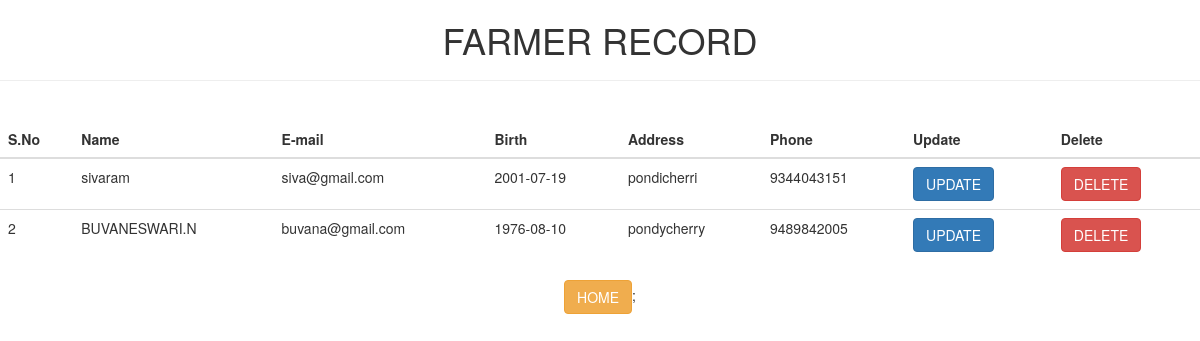
Before: /view with the older database file.
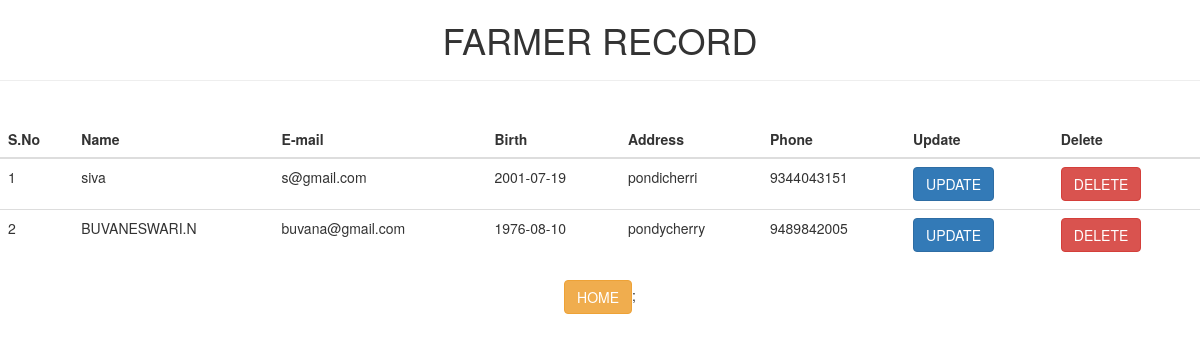
After: the same page with the newer database file.
### tables this page shows
CREATE TABLE customers (pid integer primary key,name text,
            email varchar(20),birth date,address text,phone integer);

### web.py (the view)
@app.route('/view')
def view():
    con=sqlite3.connect('data2.db')
    con.row_factory=sqlite3.Row
    cur=con.cursor()
    cur.execute("select  * from customers")
    data=cur.fetchall()
    con.close()
    return render_template('view.html',data=data)

### templates/view.html (shortened to what this page needs)
<!DOCTYPE html>
<html lang="en">
<head>
 <link rel="stylesheet" href="https://maxcdn.bootstrapcdn.com/bootstrap/3.4.1/css/bootstrap.min.css">
</head>
<body>
    <div class="main">
       <center> <h1>FARMER RECORD<hr></h1></center>
        <div align="center"class="table">
            <br>
       <table class="table table-border" >
        <thead>
            <tr>
                <th>S.No</th>
                <th>Name</th>
                <th>E-mail</th>
                <th>Birth</th>
                <th>Address</th>
                <th>Phone</th>
                <th>Update</th>
                <th>Delete</th>
            </tr>
        </thead>
       <tbody>
        {% for res in data %}
        {%set i=loop.index %}
        <tr>
            <td>{{i}}</td>
            <td>{{res["name"]}}</td>
            <td>{{res["email"]}}</td>
            <td>{{res["birth"]}}</td>
            <td>{{res["address"]}}</td>
            <td>{{res["phone"]}}</td>
            <td><a href=" {{url_for('update',id=res['pid'])}}"class="btn btn-primary">UPDATE</a></td>
            <td><a href=" {{url_for('delete',id=res['pid'])}}"class="btn btn-danger">DELETE</a></td>
        </tr>
        {% endfor %}
       </tbody>
       </table>
       <div>
        <a href="{{url_for('main1')}}"class ="btn btn-warning pull right">HOME</a>;
       </div>
    </div>
   </div>
</body>
</html>

Changed rows visible on the page:
changed customers "pondicherri": name "sivaram" → "siva"; email "siva@gmail.com" → "s@gmail.com"
